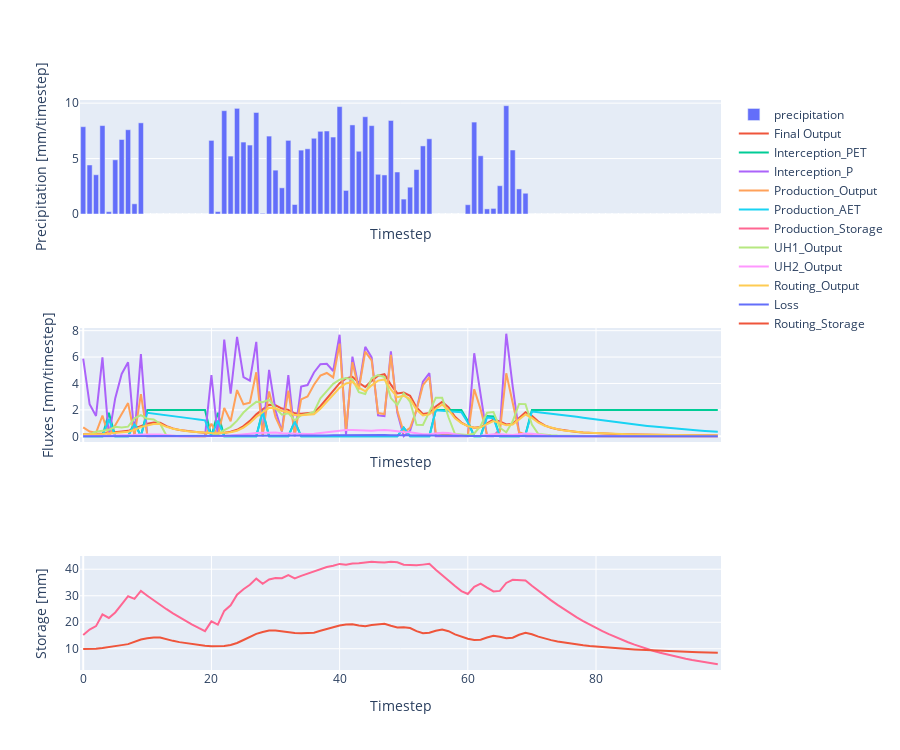

The code cell stored with this chart in its notebook:
### Markdown cell above
## 07 - Plot

Click on the legend to turn on/off the traces

### Code cell
import plotly.graph_objects as go
from plotly.subplots import make_subplots
fig = make_subplots(rows=3, cols=1, shared_xaxes=True, vertical_spacing=0.2)

fig.add_trace(trace=go.Bar(x=list(range(NUM_TIMESTEPS)), y=precipitation, name='precipitation'),
              row=1, col=1)

fig.add_trace(trace=go.Scatter(x=list(range(NUM_TIMESTEPS)), y=output[0], name='Final Output'),
              row=2, col=1)

fig.add_trace(trace=go.Scatter(x=list(range(NUM_TIMESTEPS)), y=output_interception[0], name='Interception_PET'),
              row=2, col=1)

fig.add_trace(trace=go.Scatter(x=list(range(NUM_TIMESTEPS)), y=output_interception[1], name='Interception_P'),
              row=2, col=1)

fig.add_trace(trace=go.Scatter(x=list(range(NUM_TIMESTEPS)), y=output_production[0], name='Production_Output'),
              row=2, col=1)

fig.add_trace(trace=go.Scatter(x=list(range(NUM_TIMESTEPS)), y=aet_production, name='Production_AET'),
              row=2, col=1)

fig.add_trace(trace=go.Scatter(x=list(range(NUM_TIMESTEPS)), y=state_production[:, 0], name='Production_Storage'),
              row=3, col=1)

fig.add_trace(trace=go.Scatter(x=list(range(NUM_TIMESTEPS)), y=output_uh1[0], name='UH1_Output'),
              row=2, col=1)

fig.add_trace(trace=go.Scatter(x=list(range(NUM_TIMESTEPS)), y=output_uh2[0], name='UH2_Output'),
              row=2, col=1)

fig.add_trace(trace=go.Scatter(x=list(range(NUM_TIMESTEPS)), y=output_routing[0], name='Routing_Output'),
              row=2, col=1)

fig.add_trace(trace=go.Scatter(x=list(range(NUM_TIMESTEPS)), y=output_routing[1], name='Loss'),
              row=2, col=1)

fig.add_trace(trace=go.Scatter(x=list(range(NUM_TIMESTEPS)), y=state_routing[:, 0], name='Routing_Storage'),
              row=3, col=1)

fig.update_xaxes(title_text="Timestep", row=1, col=1)
fig.update_yaxes(title_text="Precipitation [mm/timestep]", row=1, col=1)
fig.update_xaxes(title_text="Timestep", row=2, col=1)
fig.update_yaxes(title_text="Fluxes [mm/timestep]", row=2, col=1)
fig.update_xaxes(title_text="Timestep", row=3, col=1)
fig.update_yaxes(title_text="Storage [mm]", row=3, col=1)
fig.update_layout(height=750)
fig.show()
